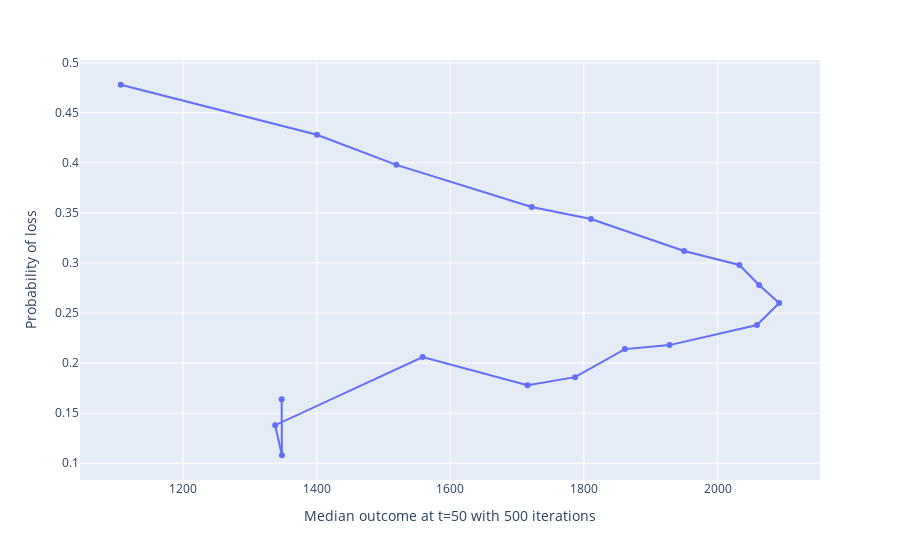

Write notebook code for a chart like this one.
### Markdown cell above
# Kelly criteria

### Code cell
strategy = 'Iron condor'
#val1, val2, val3, val4 =4940,4985,5080,5090

#strategy = 'Bear put spread'
#val1, val2=3500,2900

menu.kelly_criteria(strategy, val1, val2, val3, val4,iterations = 500,bankroll = 1000)

### Figure 1 — Plotly figure (JSON) as saved in the notebook; plotly's stock layout.template omitted (floating-point values rounded to 4 significant figures)
{"data": [{"hovertemplate": "<b>%{hovertext}</b><br><br>Median outcome at t=50 with 500 iterations=%{x}<br>Probability of loss=%{y}<extra></extra>", "hovertext": [0.1, 0.15, 0.2, 0.25, 0.3, 0.35, 0.4, 0.45, 0.5, 0.55, 0.6, 0.65, 0.7, 0.75, 0.8, 0.85, 0.9, 0.95], "legendgroup": "", "line": {"color": "#636efa", "dash": "solid"}, "marker": {"symbol": "circle"}, "mode": "markers+lines", "name": "", "orientation": "v", "showlegend": false, "type": "scatter", "x": [1348.0, 1348.0, 1338.0, 1559.0, 1716.0, 1787.0, 1861.0, 1928.0, 2059.0, 2092.0, 2062.0, 2033.0, 1950.0, 1811.0, 1722.0, 1519.0, 1400.0, 1107.0], "xaxis": "x", "y": [0.164, 0.108, 0.138, 0.206, 0.178, 0.186, 0.214, 0.218, 0.238, 0.26, 0.278, 0.298, 0.312, 0.344, 0.356, 0.398, 0.428, 0.478], "yaxis": "y"}], "layout": {"autosize": true, "legend": {"tracegroupgap": 0}, "margin": {"t": 60}, "xaxis": {"anchor": "y", "autorange": true, "domain": [0, 1], "range": [1047.0, 2152.0], "title": {"text": "Median outcome at t=50 with 500 iterations"}, "type": "linear"}, "yaxis": {"anchor": "x", "autorange": true, "domain": [0, 1], "range": [0.07935, 0.5066], "title": {"text": "Probability of loss"}, "type": "linear"}}}
